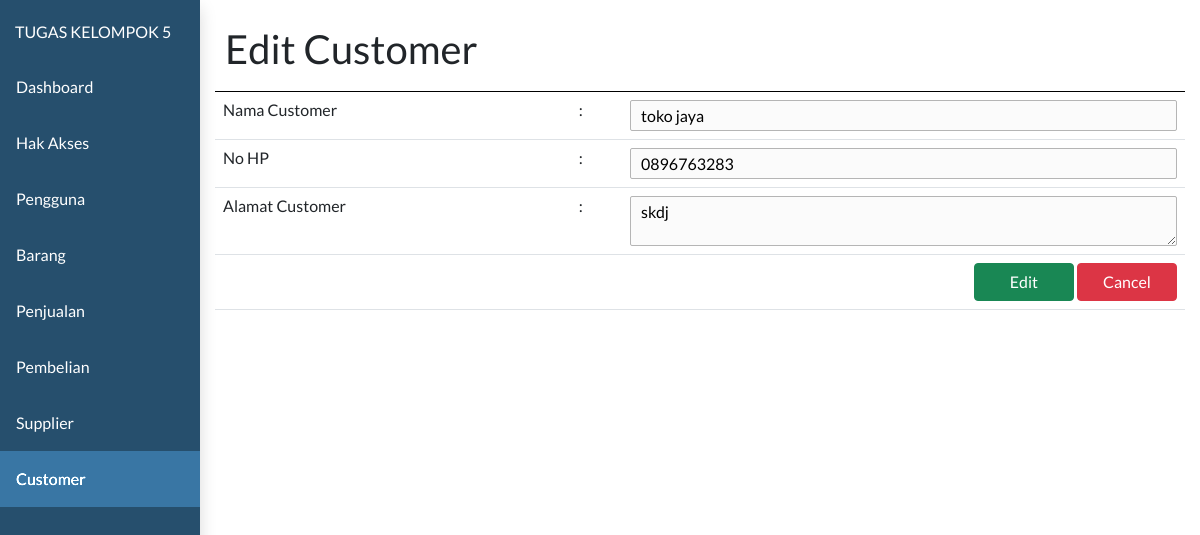
/toko/admin.php?page=customer&subpage=customer-detail&id=2, run on the app's committed database.
### tables this page shows
CREATE TABLE `customer` (
  `id_customer` int(11) NOT NULL,
  `nama_customer` varchar(50) DEFAULT NULL,
  `alamat_customer` text DEFAULT NULL,
  `no_hp_customer` varchar(20) DEFAULT NULL
);

### toko/controller/customer_controller.php (called while the page is built, shortened)
<?php
require_once "controller/base_controller.php";
class CustomerController {
    function callmodel(){
        $baseController = new BaseController();
    }
    function customer_detail($data){
        $model = new model;
        $customer_detail = $model->selectWhere("customer", "id_customer = '$data'");
        return $customer_detail;
    }
}
?>

### toko/model/model.php (called while the page is built, shortened)
<?php
class model {
    function selectWhere($table, $where){
        require "koneksi.php";
        $data = mysqli_query($connect, "SELECT * FROM $table where $where");
        $dataarray = array();
            while($row = mysqli_fetch_assoc($data)){
                $dataarray[] = $row;
            }
        return $dataarray;
    }
}
?>

### toko/view/customer/customer-detail.php (the view, shortened to what this page needs)
<?php
require_once "controller/customer_controller.php";
$customerController = new CustomerController();
$customerController->callasset();
$customerDetail = null;
if (isset($_GET['id'])) {
  $customerDetail = $customerController->customer_detail($_GET['id']);
}
?>
<html>
<head>
</head>
<body>
  <div class="clm-12" style="border-bottom:1px solid black;">
    <h1><?php echo $customerDetail != null ? "Edit Customer" : "Tambah Customer" ?></h1>
  </div>
  <form action="submit.php" method="post" enctype="multipart/form-data">
    <table class="table">
      <tr>
        <td>Nama Customer</td>
        <td>:</td>
        <td><input type="text" class="input" name="nama_customer" value="<?php echo $customerDetail != null ? $customerDetail[0]['nama_customer'] : '' ?>" autocomplete="off" required/></td>
      </tr>
      <tr>
        <td>No HP</td>
        <td>:</td>
        <td><input type="tel" pattern="[0-9]*" class="input" name="no_hp_customer" value="<?php echo $customerDetail != null ? $customerDetail[0]['no_hp_customer'] : '' ?>" autocomplete="off" required/></td>
      </tr>
      <tr>
        <td style="vertical-align:top;">Alamat Customer</td>
        <td style="vertical-align:top;">:</td>
        <td>
          <textarea class="input" name="alamat_customer" autocomplete="off" required><?php echo $customerDetail != null ? $customerDetail[0]['alamat_customer'] : '' ?></textarea>
        </td>
      </tr>
      <tr>
        <td colspan="3" style="text-align:right">
          <?php if ($customerDetail) : ?>
            <input type="submit" name="customer-edit-submit" class="btn btn-success" style="width:100px;" value="Edit">
          <?php endif ?>
          <a href="?page=customer&&subpage=customer-list"><input type="button" class="btn btn-danger" style="width:100px;" value="Cancel"></a>
        </td>
      </tr>
    </table>
  </form>
</body>
</html>

### toko/assets/css/style.css (style rules this page uses)
* { font-family: 'lato'; margin: 0px; }
.clm-1, .clm-2, .clm-3, .clm-4, .clm-5, .clm-6, .clm-7, .clm-8, .clm-9, .clm-10, .clm-11, .clm-12 { float:left; padding:10px; box-sizing: border-box; }
.clm-12 { width:100%; }
.input { padding: 5px 10px; border:1px solid #b5b5b5; background:#fbfbfb; border-radius:2px; width: 100%; }

### data on the page
customer: nama_customer "toko jaya", no_hp_customer "0896763283", alamat_customer "skdj"
